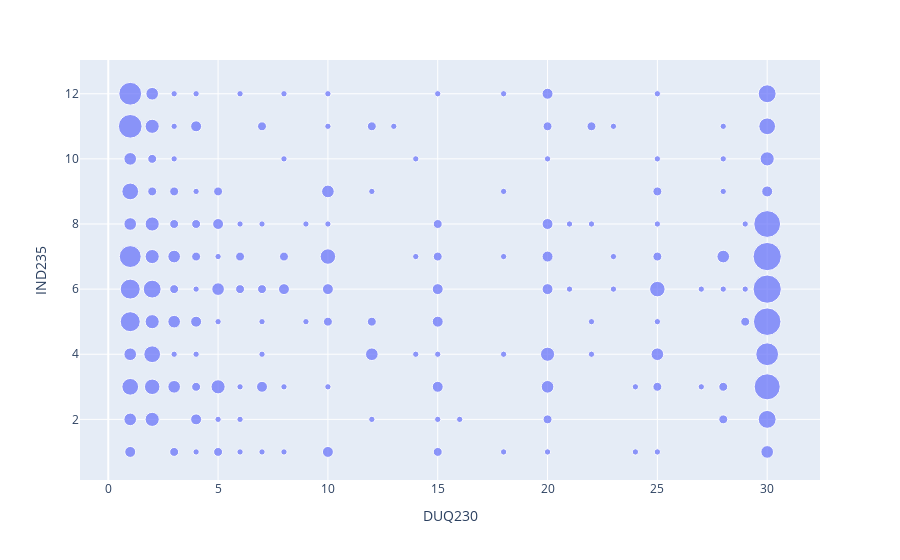

Source (notebook cell):
### Markdown cell above
## Mariujana use last 30 days and family income

### Code cell
# Read the CSV file
data = pd.read_csv('NHANES1718.csv')

# Calculate the frequency of combinations
combination_freq = data.groupby(['DUQ230', 'IND235']).size().reset_index(name='Frequency')

# Create a bubble plot using Plotly
fig = px.scatter(combination_freq, x='DUQ230', y='IND235', size='Frequency')

# Set the axis labels
fig.update_xaxes(title='DUQ230')
fig.update_yaxes(title='IND235')

# Show the plot
fig.show()

### Figure 1 — Plotly figure (JSON) as saved in the notebook; plotly's stock layout.template omitted (floating-point values rounded to 4 significant figures; data arrays with more than 128 entries replaced by an {"elided": "..."} marker saying what was removed)
{"data": [{"hovertemplate": "DUQ230=%{x}<br>IND235=%{y}<br>Frequency=%{marker.size}<extra></extra>", "legendgroup": "", "marker": {"color": "#636efa", "size": {"elided": "163 int values"}, "sizemode": "area", "sizeref": 0.05, "symbol": "circle"}, "mode": "markers", "name": "", "orientation": "v", "showlegend": false, "type": "scatter", "x": {"elided": "163 int values"}, "xaxis": "x", "y": {"elided": "163 int values"}, "yaxis": "y"}], "layout": {"legend": {"itemsizing": "constant", "tracegroupgap": 0}, "margin": {"t": 60}, "xaxis": {"anchor": "y", "domain": [0, 1], "title": {"text": "DUQ230"}}, "yaxis": {"anchor": "x", "domain": [0, 1], "title": {"text": "IND235"}}}}
